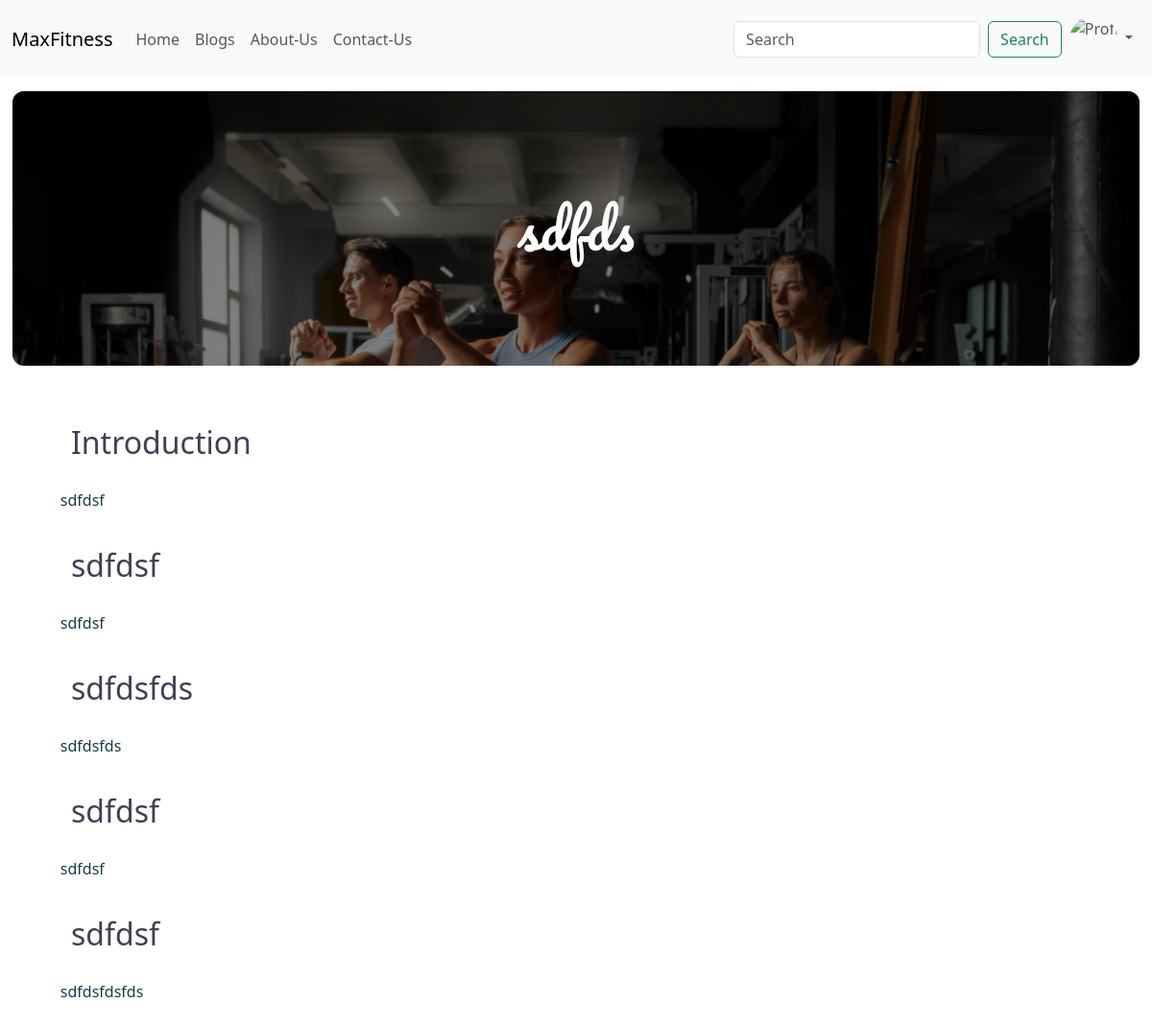
The app's page /blog/blog-page/5/ (signed in) with its own data.
### Blog/models.py (models this page shows, shortened)
class Blog(models.Model):
    CATEGORY_CHOICES = [
        ('Weight Loss', 'Weight Loss'),
        ('Weight Gain', 'Weight Gain'),
        ('Food', 'Food'),
        ('Health', 'Health'),
        ('Yoga', 'Yoga'),
        ('Muscle Gain', 'Muscle Gain'),
    ]
    blog_id = models.AutoField(primary_key=True, unique=True)
    title = models.CharField(max_length=3000)
    category = models.CharField(max_length=300,choices=CATEGORY_CHOICES)
    introduction = models.TextField(max_length=6000)
    sub_heading1 = models.CharField(max_length=1000)
    content1 = models.TextField(max_length=10000)
    sub_heading2 = models.CharField(max_length=1000)
    content2 = models.TextField(max_length=10000)
    sub_heading3 = models.CharField(max_length=1000)
    content3 = models.TextField(max_length=10000)
    sub_heading4 = models.CharField(max_length=1000)
    content4 = models.TextField(max_length=10000)
    post_date = models.DateTimeField(auto_now=True)
    published_by = models.ForeignKey(Blogger,on_delete=models.CASCADE,null=True)

### Blog/views.py (the view)
# urls.py: path('blog-page/<int:blog_id>/',views.view_blog,name='view_blog'),
def view_blog(request,blog_id):
    blog = models.Blog.objects.get(blog_id=blog_id)
    data = {
        'blog': blog
    }
    return render(request, 'Blog/view_blog.html',context=data)

### Blog/templates/Blog/view_blog.html (shortened to what this page needs)
<!doctype html>
{% load static %}
<html lang="en">
  <head>
    <link href="https://cdn.jsdelivr.net/npm/bootstrap@5.3.3/dist/css/bootstrap.min.css" rel="stylesheet">
    <link rel="stylesheet" href="{% static 'Blog/css/view_blog.css' %}">
    <link rel="stylesheet" href="{% static 'css/navbar.css' %}">
  </head>
  <body>
      {% include 'navbar.html' %}
    <main>
        <div class="blog-header">
            <H1>{{blog.title}}</H1>
        </div>
        <div class="blog-content mt-5 mb-5 container">
            <h3>Introduction</h3>
            <p>{{blog.introduction}}</p>
            <h3>{{blog.sub_heading1}}</h3>
            <p>{{blog.content1}}</p>
            <h3>{{blog.sub_heading2}}</h3>
            <p>{{blog.content2}}</p>
            <h3>{{blog.sub_heading3}}</h3>
            <p>{{blog.content3}}</p>
            <h3>{{blog.sub_heading4}}</h3>
            <p>{{blog.content4}}</p>
        </div>
    </main>
    </body>
</html>

### Blog/static/Blog/css/view_blog.css (style rules this page uses)
.blog-header { color: white; margin: 0.8em; border-radius: 12px; font-family: "Pacifico", cursive; text-align: center; }
.blog-header h1 { font-size: 55px; background-color: rgba(0, 0, 0, 0.492); width: 100%; height: 100%; padding: 2em 3em; border-radius: 12px; }
.blog-content h3 { color: #404054; margin-left: 1em; font-size: 2em; }
.blog-content p { color: #173B45; padding: 1.3em; }

### records on screen
Blog: title "sdfds", introduction "sdfdsf", sub_heading1 "sdfdsf", content1 "sdfdsf", sub_heading2 "sdfdsfds", content2 "sdfdsfds", sub_heading3 "sdfdsf", content3 "sdfdsf", sub_heading4 "sdfdsf", content4 "sdfdsfdsfds"
